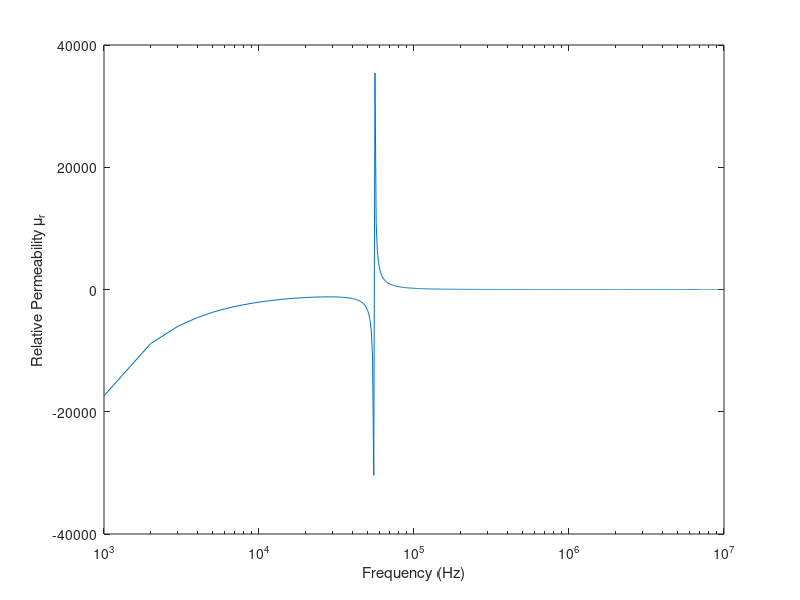

The MATLAB script that drew this image:
clc;clear all;
fi=fopen('Permeability.txt');
l=fgetl(fi);
in=1;
while ischar(l)
%for kj=1:81
    %%disp(l);
    text{in}=l;
    data{in}=sscanf(text{in},'%f %f');
    f(in)=(data{in}(1));
    eps(in)=data{in}(2);
    
    l=fgetl(fi);
    in=in+1;
end

epsr=0.9999;
a0=1e-1;%0.1mm
c0=2.99792458e8;%Speed of Light (m/s)
f0=c0/a0;%3000GHz
t0=1/f0;%0.33e-12 (s)
mu0=4*pi*(1e-7);% (H/m)
eps0=8.854187817e-12;% (F/m)

semilogx(f/1000,eps);
grid('off')
xlabel('Frequency (Hz)')
ylabel('Relative Permeability \mu_r')
% axis([7e7 1e10 0.1 1e4])

% f0=0.5;sigma=1000;gamma=1;mu0=1;ind=1;
% f=1e-5:1e-5:1
% mur=mu0+(sigma.*f0.*f0)./(-f.*f-1i*gamma*f);
% plot(f,real(mur));
